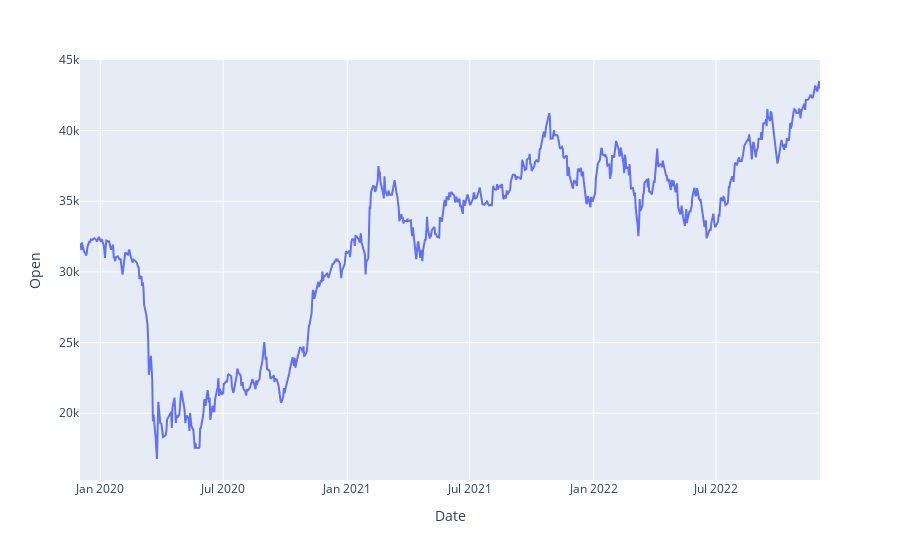

Notebook code cell kept with this figure:
### Code cell
import plotly.express as px
fig = px.line(df, x='Date', y="Open")
fig.show()

### Figure 1 — Plotly figure (JSON) as saved in the notebook; plotly's stock layout.template omitted (floating-point values rounded to 4 significant figures; data arrays with more than 128 entries replaced by an {"elided": "..."} marker saying what was removed)
{"data": [{"hovertemplate": "Date=%{x}<br>Open=%{y}<extra></extra>", "legendgroup": "", "line": {"color": "#636efa", "dash": "solid"}, "marker": {"symbol": "circle"}, "mode": "lines", "name": "", "orientation": "v", "showlegend": false, "type": "scatter", "x": {"elided": "745 str values"}, "xaxis": "x", "y": {"elided": "745 float values"}, "yaxis": "y"}], "layout": {"legend": {"tracegroupgap": 0}, "margin": {"t": 60}, "xaxis": {"anchor": "y", "domain": [0, 1], "title": {"text": "Date"}}, "yaxis": {"anchor": "x", "domain": [0, 1], "title": {"text": "Open"}}}}
